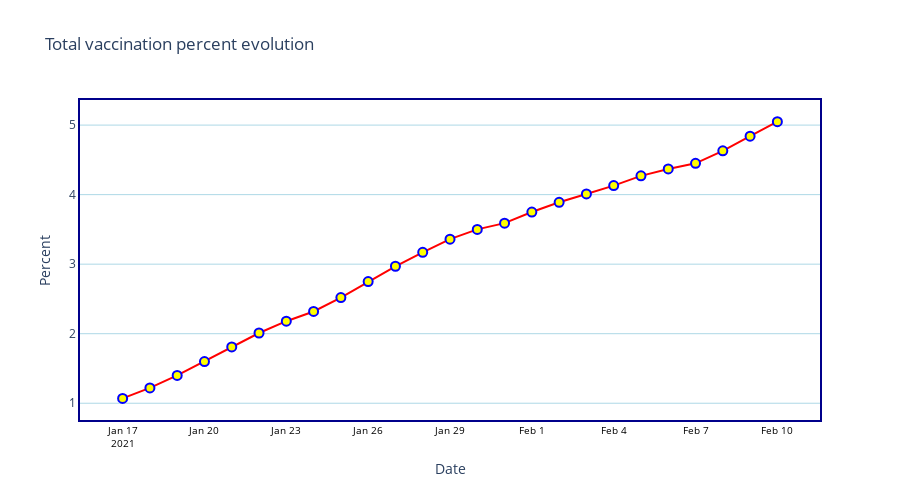

Notebook source saved alongside this figure:
### Code cell
plot_time_vs_countries_group(country_vaccine_time, 'Percent', 'Total vaccination percent evolution', countries)

### Figure 1 — Plotly figure (JSON) as saved in the notebook; plotly's stock layout.template omitted (floating-point values rounded to 4 significant figures)
{"data": [{"line": {"color": "red"}, "marker": {"color": "yellow", "line": {"color": "blue", "width": 2}, "size": 9}, "mode": "markers+lines", "name": "Romania", "text": ["Romania", "Romania", "Romania", "Romania", "Romania", "Romania", "Romania", "Romania", "Romania", "Romania", "Romania", "Romania", "Romania", "Romania", "Romania", "Romania", "Romania", "Romania", "Romania", "Romania", "Romania", "Romania", "Romania", "Romania", "Romania"], "type": "scatter", "x": ["2021-01-17", "2021-01-18", "2021-01-19", "2021-01-20", "2021-01-21", "2021-01-22", "2021-01-23", "2021-01-24", "2021-01-25", "2021-01-26", "2021-01-27", "2021-01-28", "2021-01-29", "2021-01-30", "2021-01-31", "2021-02-01", "2021-02-02", "2021-02-03", "2021-02-04", "2021-02-05", "2021-02-06", "2021-02-07", "2021-02-08", "2021-02-09", "2021-02-10"], "y": [1.07, 1.22, 1.4, 1.6, 1.81, 2.01, 2.18, 2.32, 2.52, 2.75, 2.97, 3.17, 3.36, 3.5, 3.59, 3.75, 3.89, 4.01, 4.13, 4.27, 4.37, 4.45, 4.63, 4.84, 5.05]}], "layout": {"height": 500, "hovermode": "x", "paper_bgcolor": "rgba(0, 0, 0, 0)", "plot_bgcolor": "rgba(0, 0, 0, 0)", "title": {"text": "Total vaccination percent evolution"}, "xaxis": {"linecolor": "darkblue", "linewidth": 2, "mirror": true, "showline": true, "showticklabels": true, "tickfont": {"color": "black", "size": 10}, "title": {"text": "Date"}, "zeroline": true, "zerolinecolor": "grey", "zerolinewidth": 1}, "yaxis": {"gridcolor": "lightblue", "linecolor": "darkblue", "linewidth": 2, "mirror": true, "showline": true, "title": {"text": "Percent"}, "zeroline": true, "zerolinecolor": "grey", "zerolinewidth": 1}}}
